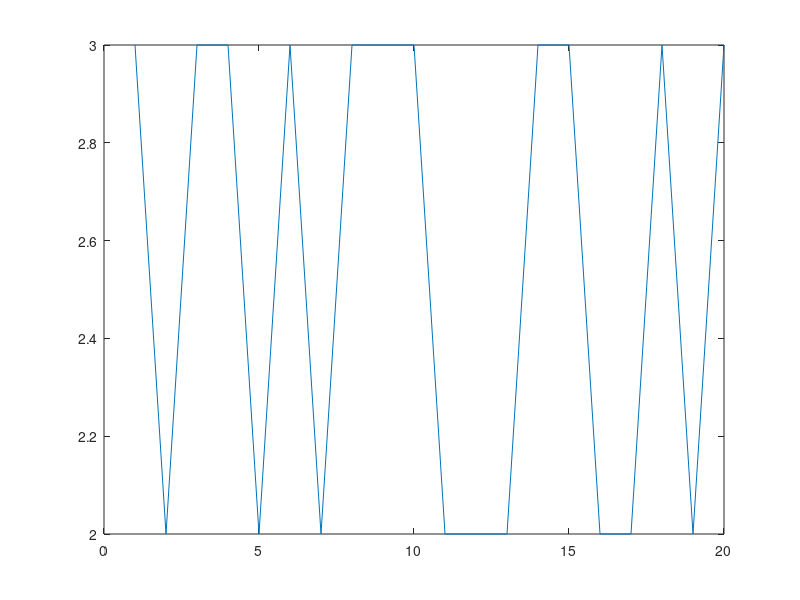

This figure's MATLAB source:

alfa = 0.95;
beta = 0.95;
stav = 1;
sample_size = 5;
pocet_generovanych = 100;

one_counter = 0;
zero_counter = 0;

b = 1;

%generovanie sekvencie bitov
for i=1:pocet_generovanych
    if stav == 1
        data(i) = 1;
        one_counter = one_counter + 1;

        pravd = b.*rand();
        if pravd >= (1 - alfa)
            stav = 0;
        end
    else
        data(i) = 0;
        zero_counter = zero_counter + 1;

        pravd = b.*rand();
        if pravd >= (1-beta)
            stav = 1;
        end
    end
end

%samplovanie dat
clear('sampled_data');
pom_sum = sum(data(1:sample_size));
sampled_data(1) = pom_sum;

for i=1:(pocet_generovanych/sample_size)-1 % -1 lebo prvykrat mam vysie
    pom_sum = sum(data((i*sample_size)+1:(i*sample_size)+sample_size));
    sampled_data(i+1) = pom_sum;
end

plot(sampled_data)
